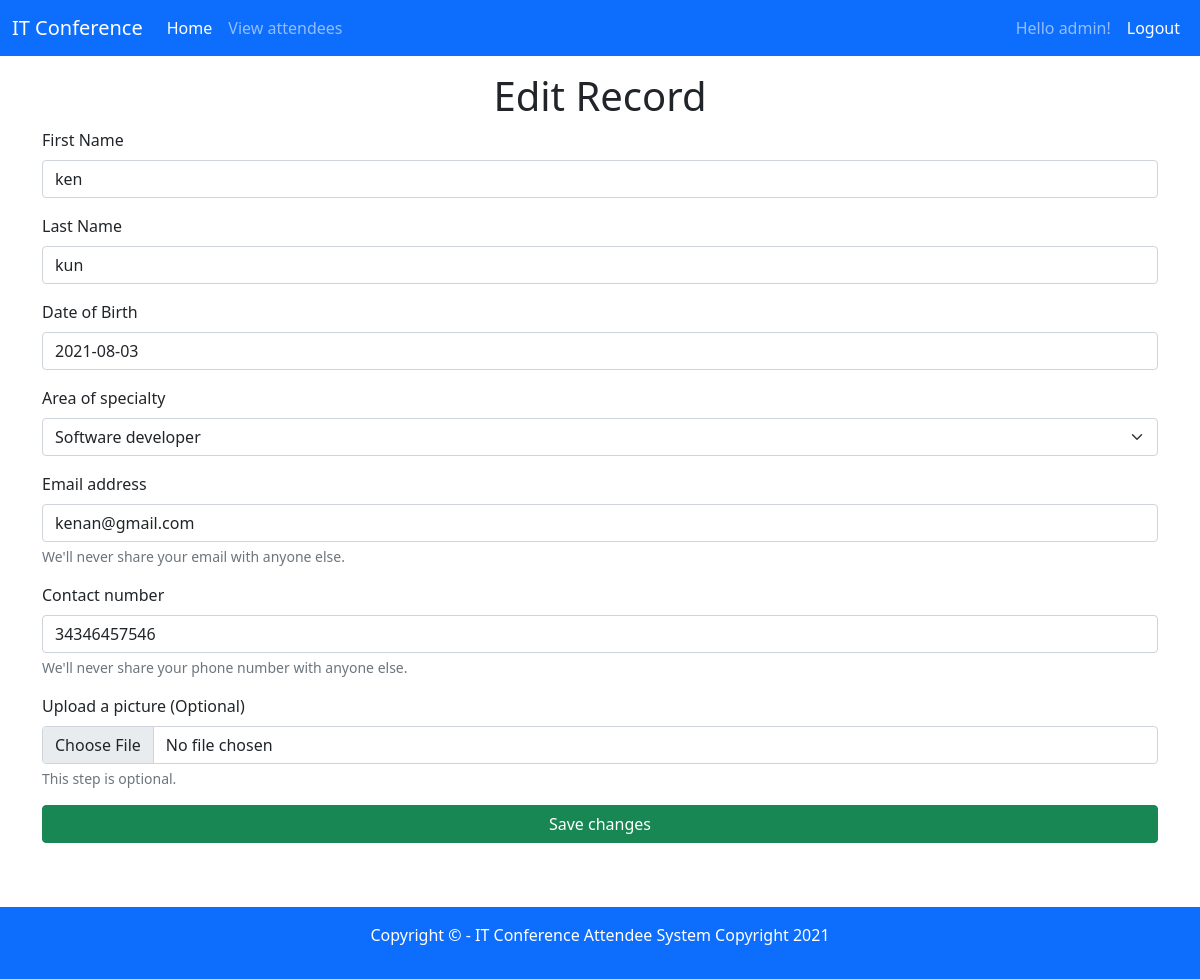
The page /edit.php?id=41 (signed in) on the database its author committed.
### tables this page shows
CREATE TABLE `attendee` (
  `attendee_id` int(11) NOT NULL,
  `firstname` varchar(100) NOT NULL,
  `lastname` varchar(100) NOT NULL,
  `dateofbirth` date NOT NULL,
  `emailadress` varchar(100) NOT NULL,
  `contactnumber` varchar(20) NOT NULL,
  `specialty_id` int(11) NOT NULL,
  `avatar_path` varchar(200) DEFAULT NULL
);

### db/conn.php (called while the page is built, shortened)
<?php
  $host = "remotemysql.com";
  $db = "MVPtbayhSj";
  $user = "MVPtbayhSj";
  $password = "nIPm4xADvv";
  $charset = "utf8mb4";
  $dsn = "mysql:host=$host;dbname=$db;charset=$charset";
  try{
    $PDO = new PDO($dsn, $user, $password);
    $PDO->setAttribute(PDO::ATTR_ERRMODE, PDO::ERRMODE_EXCEPTION);
  } catch(PDOException $e) {
    throw new PDOException($e->getMessage());
  }
  require_once 'crud.php';
  $crud = new crud($PDO);
?>

### db/crud.php (called while the page is built, shortened)
<?php
  class crud{
    private $db;
    function __construct($conn){
      $this->db = $conn;
    }
    public function getAttendeeDetails($id){
      try{
        $sql = "SELECT * FROM attendee A INNER JOIN specialties S ON A.specialty_id = S.specialty_id WHERE attendee_id = :id;";
        $stmt = $this->db->prepare($sql);
        $stmt->bindparam(':id', $id);
        $stmt->execute();
        $result = $stmt->fetch();
        return $result;
      }
      catch (PDOException $e) {
        echo $e->getMessage();
        return false;
      }
    }
    public function getSpecialties(){
      try {
        $sql = "SELECT * FROM specialties;";
        $result = $this->db->query($sql);
        return $result;
      }
      catch (PDOException $e) {
        echo $e->getMessage();
        return false;
      }
    }
  }
?>

### edit.php (the view, shortened to what this page needs)
<?php
  $title = "Edit Record";
  require_once 'includes/header.php';
  require_once 'db/conn.php';
  $results = $crud->getSpecialties();
  if(!isset($_GET['id'])){
    include 'includes/errormessage.php';
  }
  else{
    $id = $_GET['id'];
    $attendee = $crud->getAttendeeDetails($id);
?>
<h1 class='text-center'> <?php echo $title ?> </h1>
<form method="post" enctype="multipart/form-data" action="editpost.php">
  <div class="mb-3">
    <label for="firstName" class="form-label">First Name</label>
    <input required type="text" id="firstName" value=<?php echo $attendee['firstname'] ?> class="form-control" name="firstName">
  </div>
  <div class="mb-3">
    <label for="lastName" class="form-label">Last Name</label>
    <input required type="text" id="lastName" value=<?php echo $attendee['lastname'] ?> class="form-control" name="lastName">
  </div>
  <div class="mb-3">
    <label for="dob" class="form-label">Date of Birth</label>
    <input required type="text" id="dob" value=<?php echo $attendee['dateofbirth'] ?> class="form-control" name="dob">
  </div>
  <div class="mb-3">
    <label for="specialty" class="form-label">Area of specialty</label>
    <select id='specialty' class="form-select" name='specialty'>
      <?php while($r = $results->fetch(PDO::FETCH_ASSOC)){ ?>
        <option value=<?php echo $r['specialty_id'] ?> <?php if($r['specialty_id'] == $attendee['specialty_id']) echo 'selected' ?> >
          <?php echo $r['name'] ?>
        </option>
      <?php }; ?>
    </select>
  </div>
  <div class="mb-3">
    <label for="email" class="form-label">Email address</label>
    <input required type="email" class="form-control" value=<?php echo $attendee['emailadress'] ?> id="email" aria-describedby="emailHelp" name="email">
    <div id="emailHelp" class="form-text">We'll never share your email with anyone else.</div>
  </div>
  <div class="mb-3">
    <label for="phone" class="form-label">Contact number</label>
    <input required type="text" class="form-control" id="phone" value=<?php echo $attendee['contactnumber'] ?> aria-describedby="phoneHelp" name="phone">
    <div id="phoneHelp" class="form-text">We'll never share your phone number with anyone else.</div>
  </div>
  <div class="mb-3">
    <label for="avatar" class="form-label">Upload a picture (Optional)</label>
    <input type="file" class="form-control" accept="image/*" name="avatar" id="avatar">
    <div id="avatar" class="form-text">This step is optional.</div>
  </div>
  <div class="d-grid gap-2">
    <button type="submit" name="submit" class="btn btn-success btn-block">Save changes</button>
  </div>
</form>
<?php } ?>
<?php require_once 'includes/footer.php' ?>

### rows shown on the page
attendee: firstName "ken", lastName "kun", dob "2021-08-03", email "kenan@gmail.com", phone "34346457546"

### other values the page prints
$_SESSION['username'] "admin"
$title "Edit Record"
form field specialty "Software developer"
